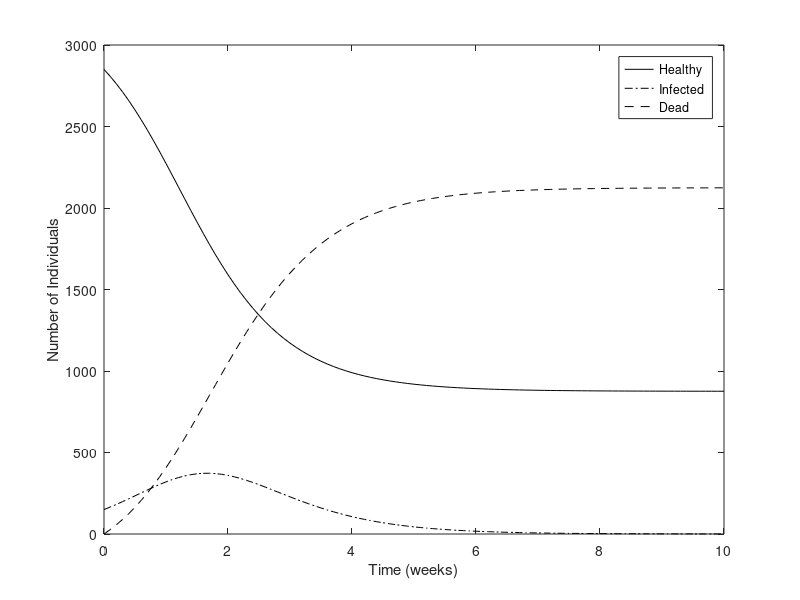

MATLAB code for this plot:
function s72app
m = 1.8; % per week
c = 0.001; % per person-week
H0 = 2850;
P = 3000;

a = 0; b = 10;
N = 100;

dt = (b-a)/N;
t = a:dt:b; t = t(:);
D = zeros(size(t));

for i=1:N
    f = rhs(D(i));
    dD = f*dt;
    D(i+1) = D(i) + dD;
end
H = H0*exp(-c*D/m);
I = P - H - D;

plot(t, H, 'k', t, I, '-.k', t, D, '--k')
xlabel('Time (weeks)')
ylabel('Number of Individuals')
legend('Healthy', 'Infected', 'Dead')
D(end)

function f = rhs(y)
    f = m*(P - y - H0*exp(-c*y/m));
end
end
